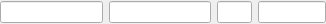
<?xml version="1.0" encoding="UTF-8"?>
<ui version="4.0">
 <class>Ssmr::ObisValueMappingWidget</class>
 <widget class="QWidget" name="Ssmr::ObisValueMappingWidget">
  <property name="geometry">
   <rect>
    <x>0</x>
    <y>0</y>
    <width>326</width>
    <height>24</height>
   </rect>
  </property>
  <property name="windowTitle">
   <string>Form</string>
  </property>
  <layout class="QGridLayout" name="gridLayout" columnstretch="3,3,1,2">
   <property name="leftMargin">
    <number>0</number>
   </property>
   <property name="topMargin">
    <number>0</number>
   </property>
   <property name="rightMargin">
    <number>0</number>
   </property>
   <property name="bottomMargin">
    <number>0</number>
   </property>
   <item row="0" column="1">
    <widget class="QLineEdit" name="edtDescription">
     <property name="toolTip">
      <string>The description for the value received through the given OBIS number.</string>
     </property>
    </widget>
   </item>
   <item row="0" column="0">
    <widget class="QLineEdit" name="edtObisValue">
     <property name="toolTip">
      <string>The OBIS number to monitor.</string>
     </property>
    </widget>
   </item>
   <item row="0" column="2">
    <widget class="QLineEdit" name="edtUnit"/>
   </item>
   <item row="0" column="3">
    <widget class="QLineEdit" name="edtInterval"/>
   </item>
  </layout>
 </widget>
 <resources/>
 <connections/>
</ui>
